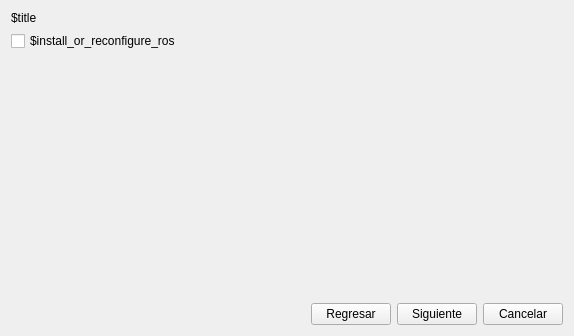
<?xml version="1.0" encoding="UTF-8"?>
<ui version="4.0">
 <class>Widget</class>
 <widget class="QWidget" name="Widget">
  <property name="geometry">
   <rect>
    <x>0</x>
    <y>0</y>
    <width>574</width>
    <height>336</height>
   </rect>
  </property>
  <property name="windowTitle">
   <string>Widget</string>
  </property>
  <layout class="QVBoxLayout" name="verticalLayout_2">
   <item>
    <widget class="QLabel" name="label_2">
     <property name="text">
      <string>$title</string>
     </property>
    </widget>
   </item>
   <item>
    <widget class="QCheckBox" name="checkBox">
     <property name="text">
      <string>$install_or_reconfigure_ros</string>
     </property>
    </widget>
   </item>
   <item>
    <spacer name="verticalSpacer">
     <property name="orientation">
      <enum>Qt::Orientation::Vertical</enum>
     </property>
     <property name="sizeHint" stdset="0">
      <size>
       <width>20</width>
       <height>40</height>
      </size>
     </property>
    </spacer>
   </item>
   <item>
    <layout class="QHBoxLayout" name="horizontalLayout">
     <item>
      <spacer name="horizontalSpacer">
       <property name="orientation">
        <enum>Qt::Orientation::Horizontal</enum>
       </property>
       <property name="sizeHint" stdset="0">
        <size>
         <width>40</width>
         <height>20</height>
        </size>
       </property>
      </spacer>
     </item>
     <item>
      <widget class="QPushButton" name="pushButton">
       <property name="text">
        <string>Regresar</string>
       </property>
      </widget>
     </item>
     <item>
      <widget class="QPushButton" name="pushButton_2">
       <property name="text">
        <string>Siguiente</string>
       </property>
      </widget>
     </item>
     <item>
      <widget class="QPushButton" name="pushButton_3">
       <property name="text">
        <string>Cancelar</string>
       </property>
      </widget>
     </item>
    </layout>
   </item>
  </layout>
 </widget>
 <resources/>
 <connections/>
</ui>
